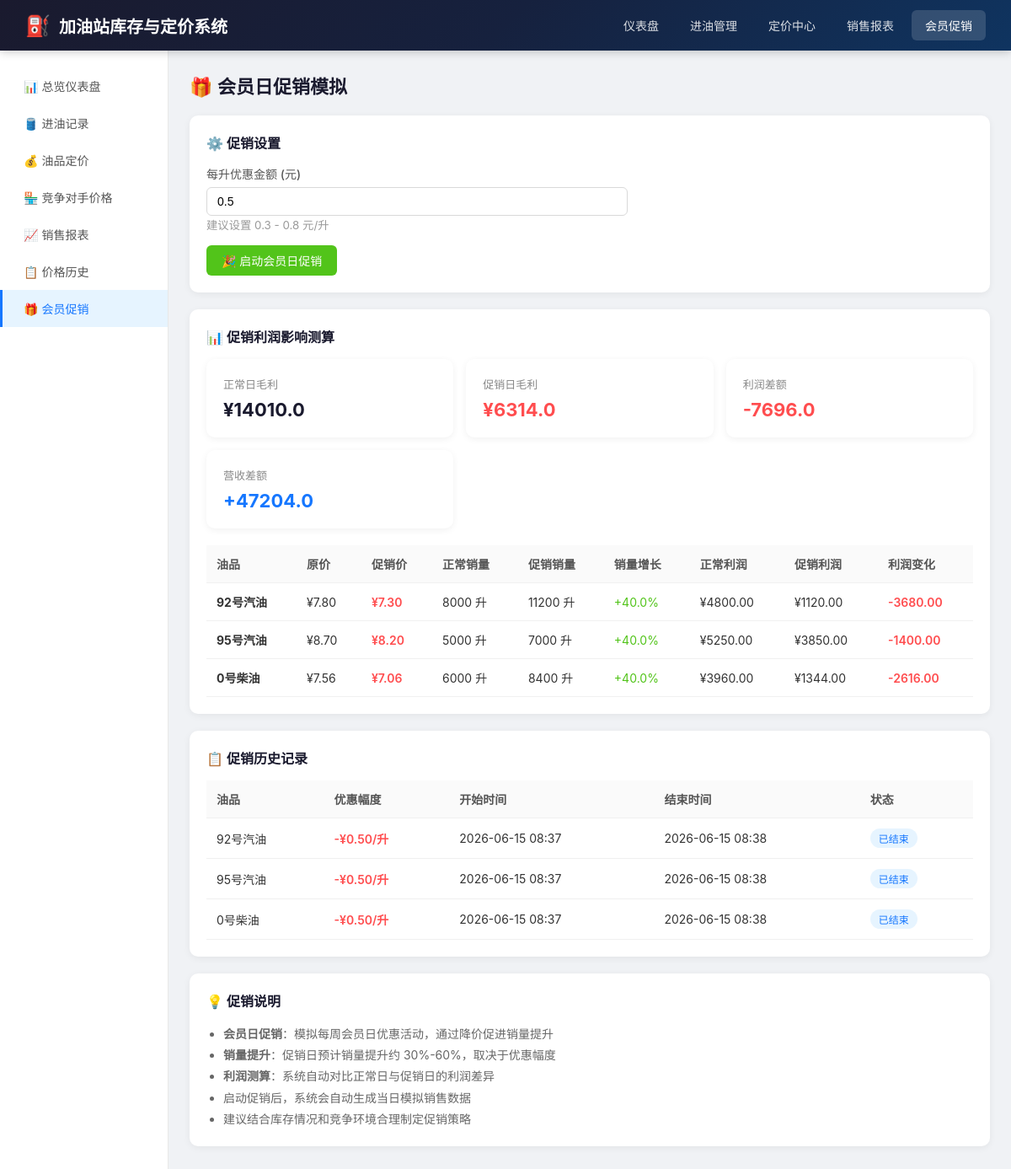
The app's page /member/promotion with its own data.
### models.py (models this page shows, shortened)
class Fuel(db.Model):
    __tablename__ = 'fuels'
    id = db.Column(db.Integer, primary_key=True)
    code = db.Column(db.String(20), unique=True, nullable=False)
    name = db.Column(db.String(50), nullable=False)
    tank_capacity = db.Column(db.Float, default=50000)
    current_price = db.Column(db.Float, nullable=False)
    price_update_time = db.Column(db.DateTime, default=datetime.now)
    created_at = db.Column(db.DateTime, default=datetime.now)
    intake_records = db.relationship('IntakeRecord', backref='fuel', lazy='dynamic')
    sales_records = db.relationship('SalesRecord', backref='fuel', lazy='dynamic')
    price_histories = db.relationship('PriceHistory', backref='fuel', lazy='dynamic')
    competitor_prices = db.relationship('CompetitorPrice', backref='fuel', lazy='dynamic')
    member_promotions = db.relationship('MemberPromotion', backref='fuel', lazy='dynamic')

class MemberPromotion(db.Model):
    __tablename__ = 'member_promotions'
    id = db.Column(db.Integer, primary_key=True)
    fuel_id = db.Column(db.Integer, db.ForeignKey('fuels.id'), nullable=False)
    discount = db.Column(db.Float, nullable=False)
    original_price = db.Column(db.Float, nullable=False)
    promo_price = db.Column(db.Float, nullable=False)
    start_time = db.Column(db.DateTime, nullable=False)
    end_time = db.Column(db.DateTime)
    is_active = db.Column(db.Boolean, default=False)
    created_at = db.Column(db.DateTime, default=datetime.now)

### app.py (the view, shortened to what this page needs)
@app.route('/member/promotion', methods=['GET', 'POST'])
def member_promotion():
    fuels = Fuel.query.all()
    active_promos = MemberPromotion.query.filter_by(is_active=True).all()
    promo_map = {p.fuel_id: p for p in active_promos}
    impact_data = calculate_promotion_impact()
    promo_history = MemberPromotion.query.order_by(MemberPromotion.start_time.desc()).limit(10).all()
    return render_template('member_promotion.html',
                         fuels=fuels,
                         promo_map=promo_map,
                         impact_data=impact_data,
                         promo_history=promo_history)

### utils.py (called while the page is built)
def get_moving_average_cost(fuel_id):
    intakes = IntakeRecord.query.filter_by(fuel_id=fuel_id)\
        .order_by(IntakeRecord.intake_time.asc()).all()
    if not intakes:
        return 0
    total_volume = 0
    total_cost = 0
    for intake in intakes:
        new_total_volume = total_volume + intake.volume
        new_total_cost = total_cost + (intake.volume * intake.cost_price)
        total_volume = new_total_volume
        total_cost = new_total_cost
    if total_volume == 0:
        return 0
    return total_cost / total_volume

### templates/member_promotion.html (shortened to what this page needs)
{% extends 'base.html' %}
{% block content %}
<h2 class="page-title">🎁 会员日促销模拟</h2>
<div class="card">
    <div class="card-title">⚙️ 促销设置</div>
    <form method="POST" style="max-width: 500px;">
        <div class="form-group">
            <label>每升优惠金额 (元)</label>
            <input type="number" name="discount" step="0.01" min="0" max="5" value="0.5" {% if promo_map %}disabled{% endif %}>
            <small style="color: #999;">建议设置 0.3 - 0.8 元/升</small>
        </div>
        <div style="display: flex; gap: 10px;">
            {% if not promo_map %}
            <button type="submit" name="action" value="activate" class="btn btn-success" onclick="return confirm('确定要启动会员日促销吗？系统将自动模拟当日促销销售数据。')">
                🎉 启动会员日促销
            </button>
            {% else %}
            <button type="submit" name="action" value="deactivate" class="btn btn-warning" onclick="return confirm('确定要结束会员日促销吗？')">
                ⏹️ 结束促销
            </button>
            {% endif %}
        </div>
    </form>
</div>
<div class="card">
    <div class="card-title">📊 促销利润影响测算</div>
    <div class="stat-cards" style="margin-bottom: 20px;">
        <div class="stat-card">
            <div class="stat-label">正常日毛利</div>
            <div class="stat-value" style="font-size: 22px;">¥{{ impact_data.total_normal_profit }}</div>
        </div>
        <div class="stat-card">
            <div class="stat-label">促销日毛利</div>
            <div class="stat-value" style="font-size: 22px; color: {% if impact_data.total_profit_diff >= 0 %}#52c41a{% else %}#ff4d4f{% endif %};">
                ¥{{ impact_data.total_promo_profit }}
            </div>
        </div>
        <div class="stat-card">
            <div class="stat-label">利润差额</div>
            <div class="stat-value" style="font-size: 22px; color: {% if impact_data.total_profit_diff >= 0 %}#52c41a{% else %}#ff4d4f{% endif %};">
                {% if impact_data.total_profit_diff >= 0 %}+{% endif %}{{ impact_data.total_profit_diff }}
            </div>
        </div>
        <div class="stat-card">
            <div class="stat-label">营收差额</div>
            <div class="stat-value" style="font-size: 22px; color: #1677ff;">
                {% if impact_data.total_revenue_diff >= 0 %}+{% endif %}{{ impact_data.total_revenue_diff }}
            </div>
        </div>
    </div>
    <table>
        <thead>
            <tr>
                <th>油品</th>
                <th>原价</th>
                <th>促销价</th>
                <th>正常销量</th>
                <th>促销销量</th>
                <th>销量增长</th>
                <th>正常利润</th>
                <th>促销利润</th>
                <th>利润变化</th>
            </tr>
        </thead>
        <tbody>
            {% for item in impact_data.fuel_items %}
            <tr>
                <td><strong>{{ item.fuel_name }}</strong></td>
                <td>¥{{ '%.2f'|format(item.original_price) }}</td>
                <td style="color: #ff4d4f; font-weight: 600;">¥{{ '%.2f'|format(item.promo_price) }}</td>
                <td>{{ '%.0f'|format(item.normal_volume) }} 升</td>
                <td>{{ '%.0f'|format(item.promo_volume) }} 升</td>
                <td style="color: #52c41a;">+{{ item.volume_increase }}%</td>
                <td>¥{{ '%.2f'|format(item.normal_profit) }}</td>
                <td>¥{{ '%.2f'|format(item.promo_profit) }}</td>
                <td style="color: {% if item.profit_diff >= 0 %}#52c41a{% else %}#ff4d4f{% endif %}; font-weight: 600;">
                    {% if item.profit_diff >= 0 %}+{% endif %}{{ '%.2f'|format(item.profit_diff) }}
                </td>
            </tr>
            {% endfor %}
        </tbody>
    </table>
</div>
<div class="card">
    <div class="card-title">📋 促销历史记录</div>
    {% if promo_history %}
    <table>
        <thead>
            <tr>
                <th>油品</th>
                <th>优惠幅度</th>
                <th>开始时间</th>
                <th>结束时间</th>
                <th>状态</th>
            </tr>
        </thead>
        <tbody>
            {% for promo in promo_history %}
            <tr>
                <td>{{ promo.fuel.name }}</td>
                <td style="color: #ff4d4f; font-weight: 600;">-¥{{ '%.2f'|format(promo.discount) }}/升</td>
                <td>{{ promo.start_time.strftime('%Y-%m-%d %H:%M') }}</td>
                <td>{{ promo.end_time.strftime('%Y-%m-%d %H:%M') if promo.end_time else '进行中' }}</td>
                <td>
                    <span class="tag {% if promo.is_active %}tag-green{% else %}tag-blue{% endif %}">
                        {{ '进行中' if promo.is_active else '已结束' }}
                    </span>
                </td>
            </tr>
            {% endfor %}
        </tbody>
    </table>
    {% else %}
    <p style="color: #999; text-align: center; padding: 30px;">暂无促销历史记录</p>
    {% endif %}
</div>
<div class="card">
    <div class="card-title">💡 促销说明</div>
    <ul style="line-height: 1.8; color: #666; font-size: 14px; margin-left: 20px;">
        <li><strong>会员日促销</strong>：模拟每周会员日优惠活动，通过降价促进销量提升</li>
        <li><strong>销量提升</strong>：促销日预计销量提升约 30%-60%，取决于优惠幅度</li>
        <li><strong>利润测算</strong>：系统自动对比正常日与促销日的利润差异</li>
        <li>启动促销后，系统会自动生成当日模拟销售数据</li>
        <li>建议结合库存情况和竞争环境合理制定促销策略</li>
    </ul>
</div>
{% endblock %}

### templates/base.html (style rules this page uses)
* { margin: 0; padding: 0; box-sizing: border-box; }
body { font-family: -apple-system, BlinkMacSystemFont, 'Segoe UI', Roboto, 'Helvetica Neue', Arial, sans-serif; background: #f0f2f5; color: #333; }
.page-title { font-size: 22px; font-weight: 600; margin-bottom: 20px; color: #1a1a2e; }
.card { background: white; border-radius: 10px; padding: 20px; box-shadow: 0 2px 8px rgba(0,0,0,0.06); margin-bottom: 20px; }
.card-title { font-size: 16px; font-weight: 600; margin-bottom: 15px; color: #1a1a2e; display: flex; align-items: center; justify-content: space-between; }
.btn { display: inline-block; padding: 8px 18px; border: none; border-radius: 6px; cursor: pointer; font-size: 14px; text-decoration: none; transition: all 0.2s; }
.btn-success { background: #52c41a; color: white; }
table { width: 100%; border-collapse: collapse; }
th, td { padding: 12px; text-align: left; border-bottom: 1px solid #f0f0f0; font-size: 14px; }
th { background: #fafafa; font-weight: 600; color: #555; }
.form-group { margin-bottom: 15px; }
.form-group label { display: block; margin-bottom: 6px; font-weight: 500; color: #555; font-size: 14px; }
.form-group input, .form-group select, .form-group textarea { width: 100%; padding: 8px 12px; border: 1px solid #d9d9d9; border-radius: 6px; font-size: 14px; transition: border-color 0.2s; }
.tag { display: inline-block; padding: 3px 10px; border-radius: 12px; font-size: 12px; font-weight: 500; }
.tag-blue { background: #e6f4ff; color: #1677ff; }
.stat-cards { display: grid; grid-template-columns: repeat(auto-fit, minmax(240px, 1fr)); gap: 15px; margin-bottom: 20px; }
.stat-card { background: white; border-radius: 10px; padding: 20px; box-shadow: 0 2px 8px rgba(0,0,0,0.06); }
.stat-card .stat-label { font-size: 13px; color: #888; margin-bottom: 8px; }
.stat-card .stat-value { font-size: 28px; font-weight: 700; color: #1a1a2e; }

### records on screen
Fuel: fuel_name "92号汽油", original_price "7.80", promo_price "7.30", normal_volume "8000", promo_volume "11200", volume_increase "40.0", normal_profit "4800.00", promo_profit "1120.00", profit_diff "-3680.00"
Fuel: fuel_name "95号汽油", original_price "8.70", promo_price "8.20", normal_volume "5000", promo_volume "7000", volume_increase "40.0", normal_profit "5250.00", promo_profit "3850.00", profit_diff "-1400.00"
Fuel: fuel_name "0号柴油", original_price "7.56", promo_price "7.06", normal_volume "6000", promo_volume "8400", volume_increase "40.0", normal_profit "3960.00", promo_profit "1344.00", profit_diff "-2616.00"
MemberPromotion: fuel.name "92号汽油", discount "0.50", start_time "2026-06-15 08:37", end_time "2026-06-15 08:38", is_active "已结束"
MemberPromotion: fuel.name "95号汽油", discount "0.50", start_time "2026-06-15 08:37", end_time "2026-06-15 08:38", is_active "已结束"
MemberPromotion: fuel.name "0号柴油", discount "0.50", start_time "2026-06-15 08:37", end_time "2026-06-15 08:38", is_active "已结束"

### other values on screen
{{ impact_data.total_normal_profit }} "14010.0"
{{ impact_data.total_promo_profit }} "6314.0"
{{ impact_data.total_profit_diff }} "-7696.0"
{{ impact_data.total_revenue_diff }} "47204.0"
